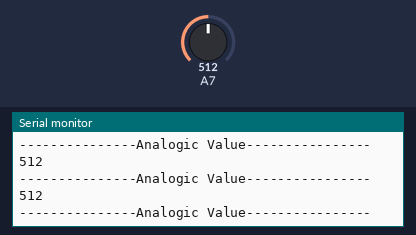
Simulated run of this sketch. Board: Arduino Mega 2560, built with avr-gcc and run on an emulated ATmega2560. Shown: the last lines printed to the serial monitor. Inputs (shaded band) come from the test bench; at power-on: A7 = 512.

Above: at 1.2 s.
1.3 s: A7 set to 716
At 2.0 s:
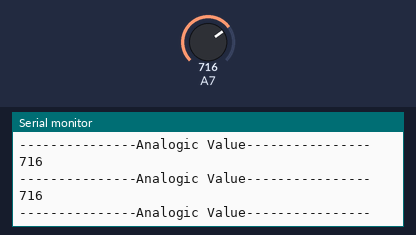
2.8 s: A7 set to 900
At 3.6 s:
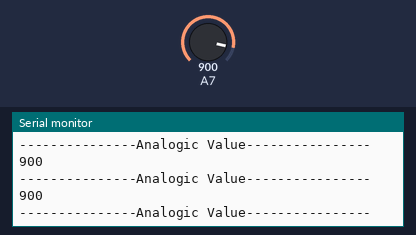
Timing chart, 0 to 5.5 s (numbered marks = the images above; inputs shaded):
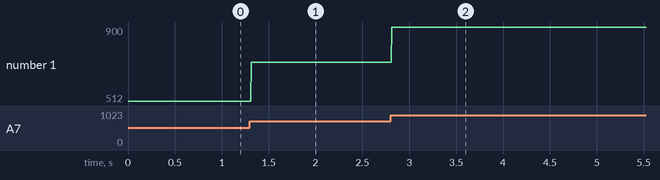

Measured:
- after the input at 1.3 s, the serial monitor: prints a new line at once (image 1)
- after the input at 2.8 s, the serial monitor: prints a new line at once (image 2)
- plotted number 1: 512 → 716 after the input at 1.3 s, 716 → 900 after the input at 2.8 s

The sketch:

Edudemos_3en1_Viento.ino
```cpp
// CODIGO EDUDEMOS - Viento

/*
* This file is part of the EduDemoS 3x1 Demonstrator which is
* co-funded by the European Union.
* Copyright (C) 2025  Fundación Sergio Alonso
*
* This program is free software: you can redistribute it and/or modify
* it under the terms of the GNU General Public License as published by
* the Free Software Foundation, either version 3 of the License, or
* (at your option) any later version.
*
* This program is distributed in the hope that it will be useful,
* but WITHOUT ANY WARRANTY; without even the implied warranty of
* MERCHANTABILITY or FITNESS FOR A PARTICULAR PURPOSE.  See the
* GNU General Public License for more details.
*
* You should have received a copy of the GNU General Public License
* along with this program.  If not, see <http://www.gnu.org/licenses/>.
*/

// Bloque de inicialización
 void setup() {
 // Inicializamos el Monitor Serial
 Serial.begin(115200);
 }
 // Bucle principal del código

 void loop() {
 // Tomamos la medida del pin que va a la salida del partidor de tensión
 int medicion = analogRead(39);
 // Mostramos la medida por el monitor serial
 Serial.println("---------------Analogic Value----------------");
 Serial.println(medicion);
}
```
